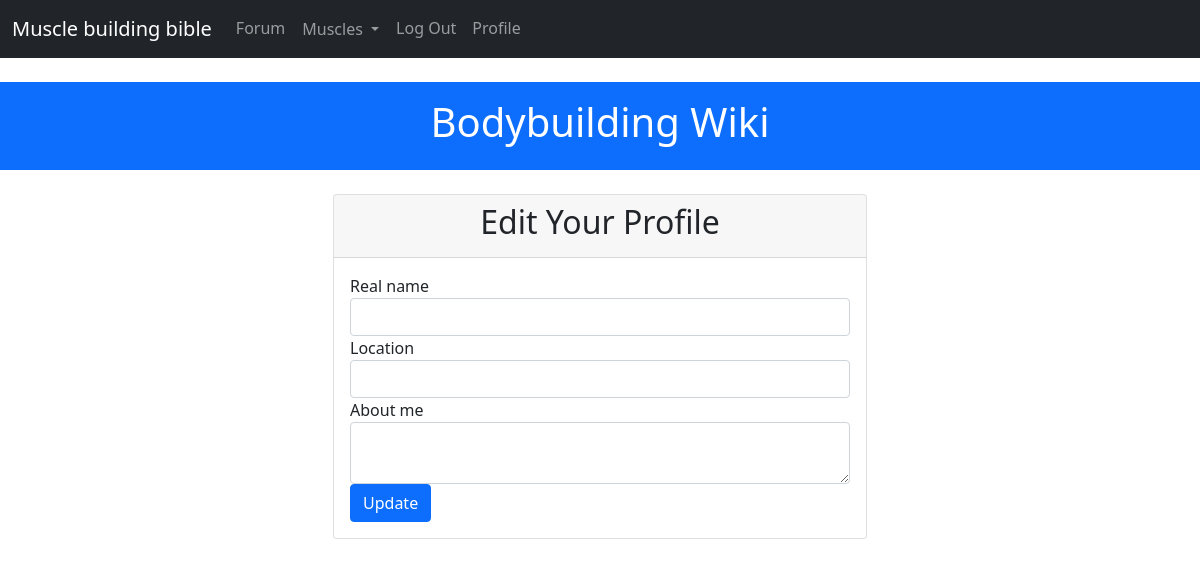
The page /edit-profile (signed in) on the database as committed earlier.
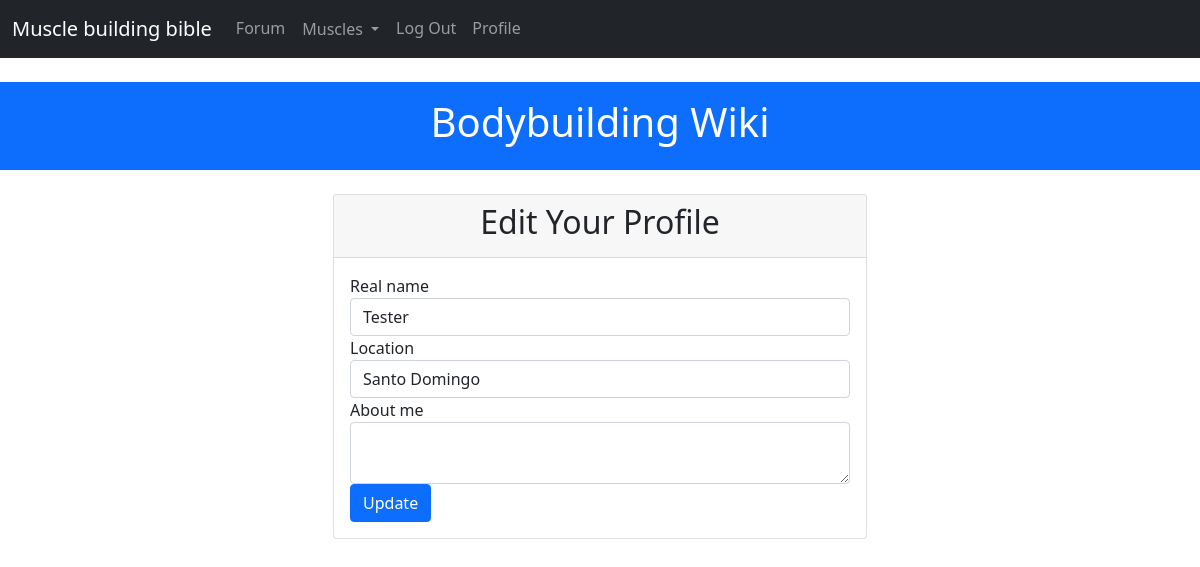
The same page on the database as committed later.
### project/models.py (models this page shows, shortened)
class User(UserMixin, db.Model):
    __tablename__ = 'users'
    id = db.Column(db.Integer, primary_key=True)
    username = db.Column(db.String(64), unique=True, index=True)
    email = db.Column(db.String(64), unique=True, index=True)
    role_id = db.Column(db.Integer, db.ForeignKey('roles.id'))
    name = db.Column(db.String(64))
    location = db.Column(db.String(64))
    about_me = db.Column(db.Text())
    member_since = db.Column(db.DateTime(), default=datetime.utcnow) # datetime.utcnow is missing the () at the end. This is because the default argument in db.Column() can take a function as a value.
    last_seen = db.Column(db.DateTime(), default=datetime.utcnow)
    password_hash = db.Column(db.String(128))
    posts = db.relationship('Post', backref='author', lazy='dynamic')
    comments = db.relationship('Comment', backref='author', lazy='dynamic')
    def can(self, perm):
        return self.role is not None and self.role.has_permission(perm)
    @property
    def password(self):
        raise AttributeError('password is not a readable attribute')

### project/main/views.py (the view, shortened to what this page needs)
@main.route('/edit-profile', methods=['GET', 'POST'])
@login_required
def user_update():
    form = EditProfileForm()
    form.name.data = current_user.name
    form.location.data = current_user.location
    return render_template('edit_profile.html', form=form)

### project/main/forms.py
class EditProfileForm(FlaskForm):
    name = StringField('Real name', validators=[Length(0, 64)])
    location = StringField('Location', validators=[Length(0, 64)])
    about_me = TextAreaField('About me')
    submit = SubmitField('Submit')

### project/main/__init__.py (called while the page is built)
@main.app_context_processor
def inject_user():
    return dict(user=current_user or None)

@main.app_context_processor
def inject_permissions():
    return dict(Permission=Permission)

@main.app_context_processor
def inject_muscles():
    return dict(muscles=Muscle.query.all())

### project/models.py (called while the page is built)
@login_manager.user_loader
def load_user(user_id):
    return User.query.get(int(user_id))

### project/templates/edit_profile.html (shortened to what this page needs)
{% extends "base.html" %}
{% import "bootstrap/wtf.html" as wtf %}
{% block content %}
<div class="container">
    <div class="row">
        <div class="col-md-6 offset-md-3">
            <div class="card">
                <div class="card-header">
                    <h2 class="text-center">Edit Your Profile</h2>
                </div>
                <div class="card-body">
                    <form method="POST" class="form" action="{{ url_for('main.user_update') }}">
                        <label for="{{form.name.id}}">Real name</label>
                        {{ form.name(class="form-control") }}
                        <label for="{{form.location.id}}">Location</label>
                        {{ form.location(class="form-control") }}
                        <label for="{{form.about_me.id}}">About me</label>
                        {{ form.about_me(class="form-control") }}
                        <button type="submit" class="btn btn-primary">Update</button>
                    </form>
                </div>
            </div>
        </div>
    </div>
</div>
{% endblock %}

Rows that differ between the two databases and show on the page:
now on this page (row edited): User: name "Tester", location "Santo Domingo"
